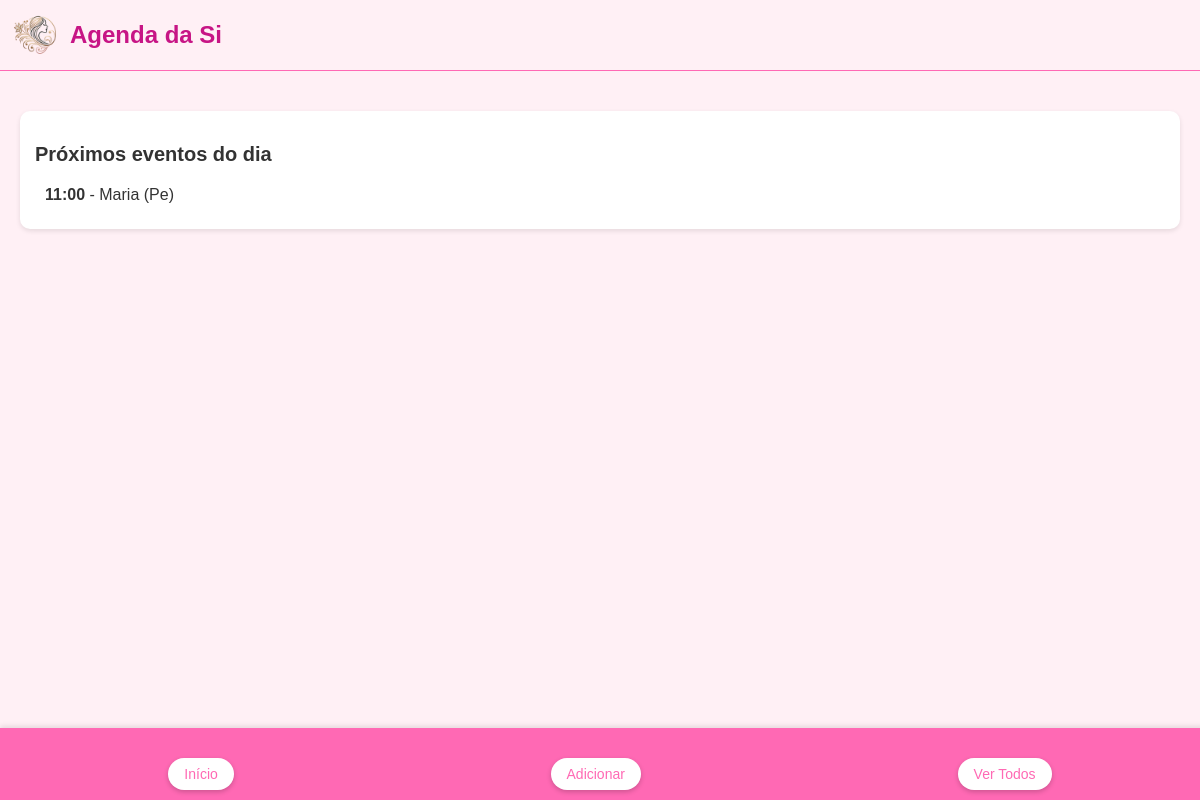
Before: / with the older database file.
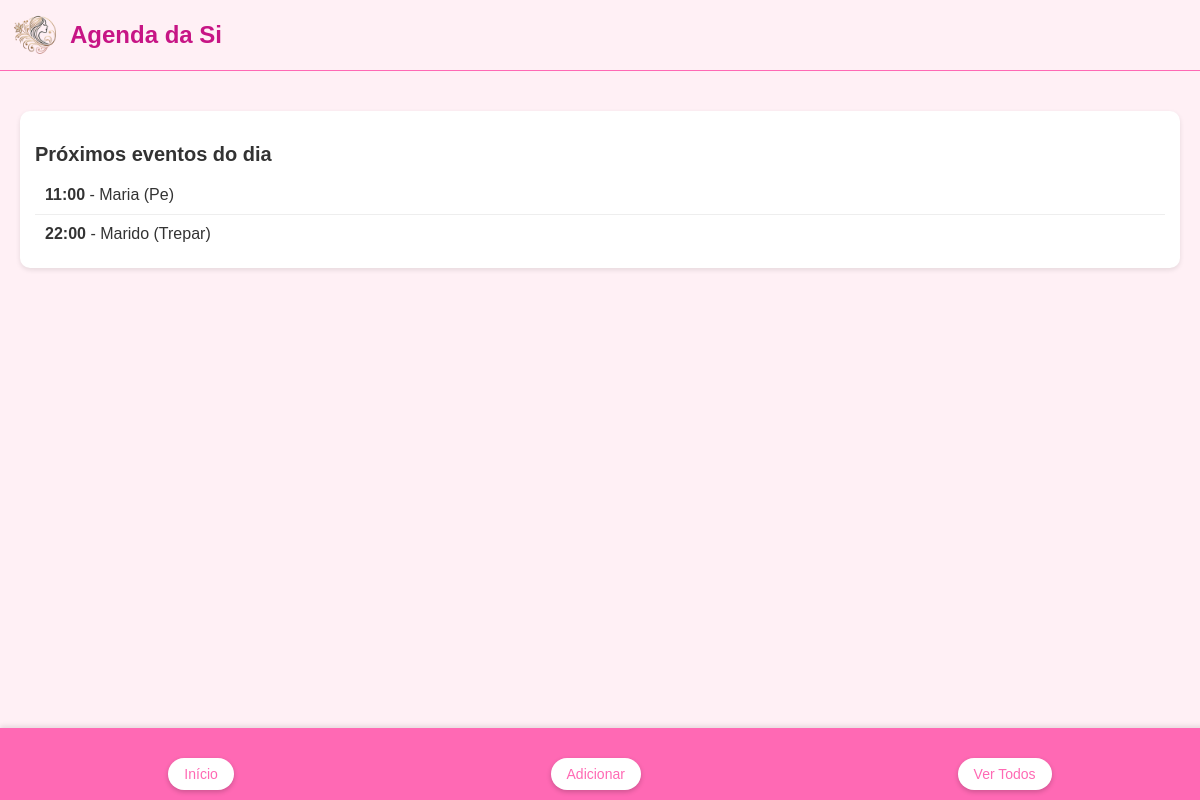
After: the same page with the newer database file.
### tables this page shows
CREATE TABLE appointments (
                id INTEGER PRIMARY KEY AUTOINCREMENT,
                client_name TEXT NOT NULL,
                service_description TEXT NOT NULL,
                service_value REAL NOT NULL,
                date TEXT NOT NULL,
                start_time TEXT NOT NULL,  -- Novo campo: horário de início
                end_time TEXT NOT NULL,    -- Novo campo: horário de fim
                recurrence TEXT NOT NULL,
                color TEXT NOT NULL,
                pago BOOLEAN DEFAULT 0
            );

### app.py (the view)
@app.route('/')
def index():
    try:
        with sqlite3.connect(DATABASE) as conn:
            cursor = conn.cursor()
            today = datetime.now().strftime('%Y-%m-%d')
            cursor.execute('SELECT * FROM appointments WHERE date = ? ORDER BY start_time', (today,))
            appointments = cursor.fetchall()
            current_time = datetime.now().time()
            filtered_appointments = []
            for appointment in appointments:
                appointment_time = datetime.strptime(appointment[5], '%H:%M').time()  # appointment[5] é o start_time
                if appointment_time >= current_time:
                    filtered_appointments.append(appointment)
    except sqlite3.Error as e:
        print(f"Erro no banco de dados: {e}")
        filtered_appointments = []
    return render_template('index.html', appointments=filtered_appointments)

### templates/index.html
{% extends "base.html" %}
{% block content %}
    <div class="daily-summary">
        <h2>Próximos eventos do dia</h2>
        {% if appointments %}
        <ul>
            {% for appointment in appointments %}
                <li>
                    <strong>{{ appointment[5] }}</strong> - {{ appointment[1] }} ({{ appointment[2] }})
                </li>
            {% endfor %}
        </ul>
        {% else %}
            <p>Nenhum agendamento para hoje.</p>
        {% endif %}
    </div>
{% endblock %}

### templates/base.html (shortened to what this page needs)
<!DOCTYPE html>
<html lang="pt-BR">
<head>
    <link rel="stylesheet" href="{{ url_for('static', filename='style.css') }}">
</head>
<body>
    <div class="header">
        <img src="{{ url_for('static', filename='images/logo.png') }}" alt="Logo" class="logo">
        <h1>Agenda da Si</h1>
    </div>
    <div class="container">
        {% block content %}{% endblock %}
    </div>
    <footer>
        <div class="footer-menu">
            <a href="{{ url_for('index') }}" class="btn">Início</a>
            <a href="{{ url_for('add_appointment') }}" class="btn">Adicionar</a>
            <a href="{{ url_for('view_appointments') }}" class="btn">Ver Todos</a>
        </div>
    </footer>
</body>
</html>

### static/style.css (style rules this page uses)
body { font-family: Arial, sans-serif; margin: 0; padding: 0; background-color: #FFF0F5; color: #333; }
.container { padding: 0px; }
.header { text-align: center; margin-bottom: 0px; }
.header h1 { font-size: 24px; color: #C71585; margin: 0; }
.daily-summary { background-color: white; padding: 15px; border-radius: 10px; box-shadow: 0 2px 5px rgba(0, 0, 0, 0.1); }
.daily-summary h2 { font-size: 20px; color: #333; margin-bottom: 10px; }
.daily-summary ul { list-style-type: none; padding: 0; margin: 0; }
.daily-summary li { padding: 10px; border-bottom: 1px solid #eee; font-size: 16px; }
.daily-summary li:last-child { border-bottom: none; }
footer { position: fixed; bottom: 0; left: 0; width: 100%; background-color: #FF69B4; padding: 10px; text-align: center; box-shadow: 0 -2px 5px rgba(0, 0, 0, 0.1); }
.footer-menu { display: flex; justify-content: space-around; }
.footer-menu .btn { background-color: white; color: #FF69B4; padding: 8px 16px; border-radius: 20px; text-decoration: none; font-size: 14px; transition: background-color 0.3s, color 0.3s; }
.btn { background-color: #FF69B4; color: white; padding: 10px 20px; border: none; border-radius: 5px; cursor: pointer; margin-top: 0px; }
.btn { background-color: #FF69B4; color: white; padding: 10px 20px; border: none; border-radius: 5px; cursor: pointer; margin-top: 20px; }
.btn { background-color: #FF69B4; color: white; padding: 10px 20px; border: none; border-radius: 5px; cursor: pointer; font-size: 16px; box-shadow: 0 2px 5px rgba(0, 0, 0, 0.2); }
.header { display: flex; align-items: center; margin-bottom: 20px; }
.logo { width: 50px; height: auto; margin-right: 10px; }
.header { display: flex; align-items: center; padding: 10px; background-color: #FFF0F5; border-bottom: 1px solid #FF69B4; }
.header h1 { margin: 0; color: #C71585; }
.container { padding: 20px; }

Changed rows visible on the page:
added appointments: start_time "22:00", client_name "Marido", service_description "Trepar"
